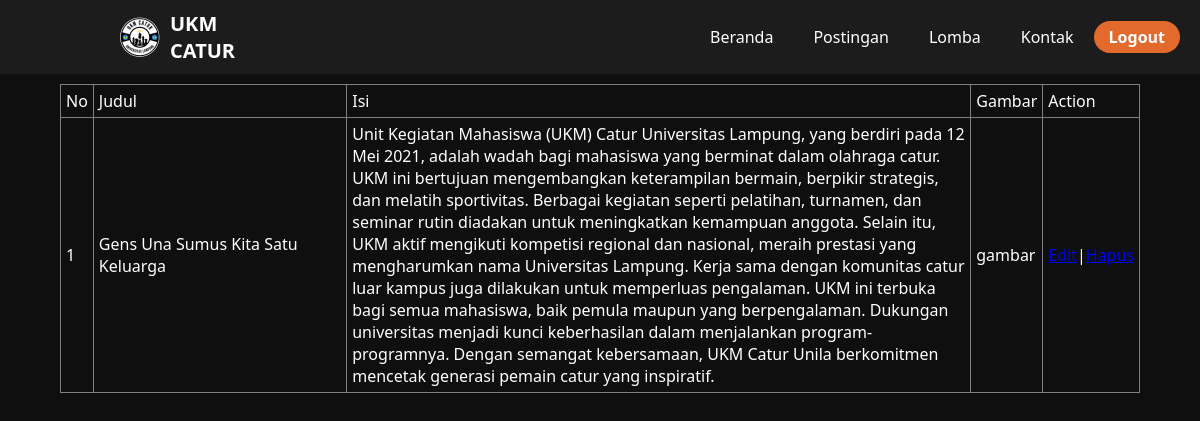
Page /infoadmin.php on the committed database.
### tables this page shows
CREATE TABLE `info` (
  `id_info` int(13) NOT NULL,
  `judul` varchar(50) NOT NULL,
  `isi` text NOT NULL
);

### infoadmin.php (the view, shortened to what this page needs)
<!DOCTYPE html>
<html lang="en">
<head>
    <link rel="stylesheet" href="infoadmin.css">
</head>
<body>
    <?php
    include "headeradmin.php";
    ?>
<table border="1" >
    <tr>
        <td>No</td>
        <td>Judul</td>
        <td>Isi</td>
        <td>Gambar</td>
        <td>Action</td>
    </tr>
    <?php
    $result = mysqli_query($conn, "SELECT judul, isi FROM info ");
    $hasil = mysqli_fetch_assoc($result);
    $nomor = 1;
    ?>
    <tr>
        <td><?= $nomor++?></td>
        <td><?= $hasil['judul']?></td>
        <td><?= $hasil['isi']?></td>
        <td>gambar</td>
        <td class="action"><a href="edit.php">Edit</a>|<a href="hapus.php">Hapus</a></td>
    </tr>
</table>
</body>
</html>

### infoadmin.css (style rules this page uses)
* { margin: 0; padding: 0; box-sizing: border-box; }
body { font-family: "Segoe UI", Tahoma, Geneva, Verdana, sans-serif; background-color: #0f0f0f; color: white; }
table { max-width: 90%; margin-left: auto; margin-right: auto; border-collapse: collapse; margin-top: 10px; }
table tr td { max-width: 700px; padding: 5px; }

### rows in the picture
info: judul "Gens Una Sumus Kita Satu Keluarga", isi "Unit Kegiatan Mahasiswa (UKM) Catur Universitas Lampung, yang berdiri pada 12 Mei 2021, adalah wadah bagi mahasiswa yang berminat dalam olahraga catur. UKM ini bertujuan mengembangkan keterampilan bermain, berpikir strategis, dan melatih sportivitas. Berbagai kegiatan seperti pelatihan, turnamen, dan seminar rutin diadakan untuk meningkatkan kemampuan anggota. Selain itu, UKM aktif mengikuti kompetisi regional dan nasional, meraih prestasi yang mengharumkan nama Universitas Lampung. Kerja sama dengan komunitas catur luar kampus juga dilakukan untuk memperluas pengalaman. UKM ini terbuka bagi semua mahasiswa, baik pemula maupun yang berpengalaman. Dukungan universitas menjadi kunci…"

### other values in the picture
$nomor++ "1"
